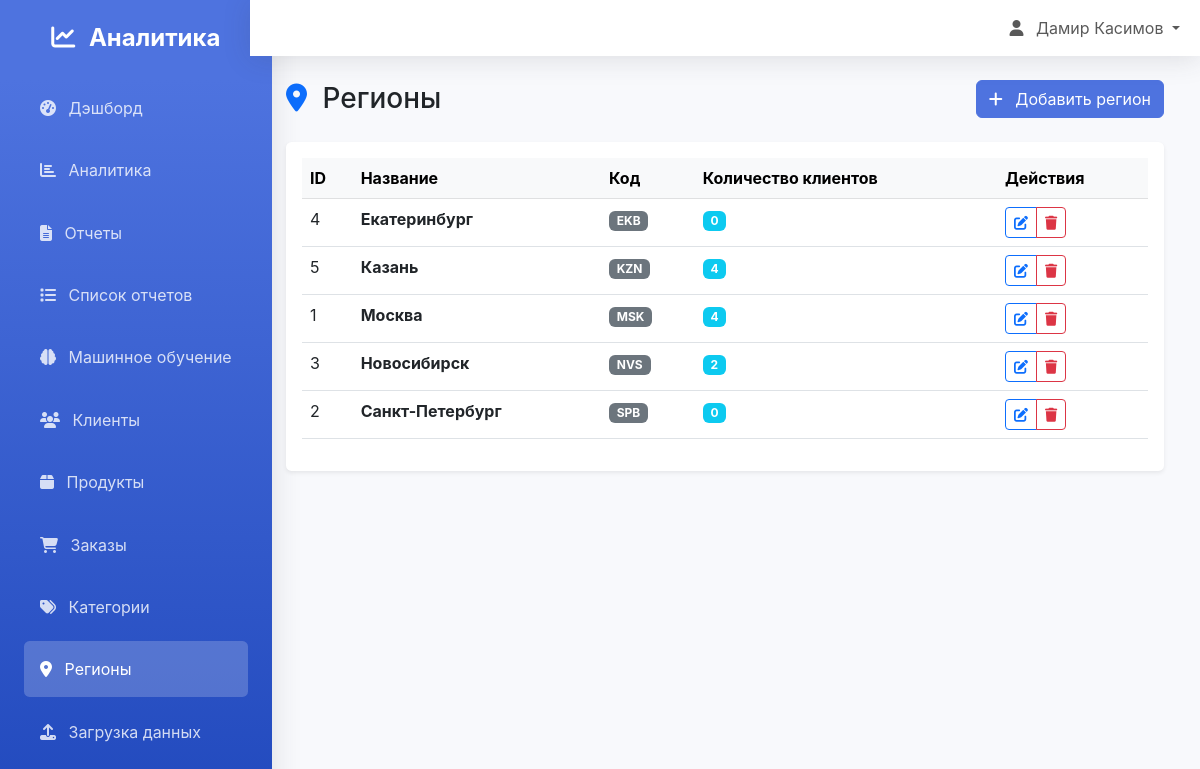
The page /regions/ (signed in) on the database its author committed.
### analytics/models.py (models this page shows, shortened)
class Region(models.Model):
    name = models.CharField(max_length=100, verbose_name="Название")
    code = models.CharField(max_length=10, unique=True, verbose_name="Код региона")
    population = models.IntegerField(default=0, verbose_name="Население")
    created_at = models.DateTimeField(auto_now_add=True, verbose_name="Дата создания")
    class Meta:
        verbose_name = "Регион"
        verbose_name_plural = "Регионы"
        ordering = ['name']

### analytics/views.py (the view)
# urls.py: path('regions/', views.RegionListView.as_view(), name='region_list'),
class RegionListView(LoginRequiredMixin, ListView):
    model = Region
    template_name = 'analytics/region_list.html'
    context_object_name = 'regions'

### templates/analytics/region_list.html (shortened to what this page needs)
{% extends 'base.html' %}
{% load static %}
{% block content %}
<div class="container-fluid">
    <div class="d-flex justify-content-between align-items-center mb-4">
        <h1 class="h3 mb-0">
            <i class="fas fa-map-marker-alt text-primary me-2"></i>
            Регионы
        </h1>
        <a href="{% url 'analytics:region_create' %}" class="btn btn-primary">
            <i class="fas fa-plus me-2"></i>
            Добавить регион
        </a>
    </div>
    <div class="card shadow-sm">
        <div class="card-body">
            {% if regions %}
                <div class="table-responsive">
                    <table class="table table-hover">
                        <thead class="table-light">
                            <tr>
                                <th>ID</th>
                                <th>Название</th>
                                <th>Код</th>
                                <th>Количество клиентов</th>
                                <th>Действия</th>
                            </tr>
                        </thead>
                        <tbody>
                            {% for region in regions %}
                            <tr>
                                <td>{{ region.id }}</td>
                                <td>
                                    <strong>{{ region.name }}</strong>
                                </td>
                                <td>
                                    <span class="badge bg-secondary">{{ region.code }}</span>
                                </td>
                                <td>
                                    <span class="badge bg-info">{{ region.customer_set.count }}</span>
                                </td>
                                <td>
                                    <div class="btn-group" role="group">
                                        <a href="{% url 'analytics:region_update' region.pk %}"
                                           class="btn btn-sm btn-outline-primary">
                                            <i class="fas fa-edit"></i>
                                        </a>
                                        <a href="{% url 'analytics:region_delete' region.pk %}"
                                           class="btn btn-sm btn-outline-danger">
                                            <i class="fas fa-trash"></i>
                                        </a>
                                    </div>
                                </td>
                            </tr>
                            {% endfor %}
                        </tbody>
                    </table>
                </div>
            {% endif %}
        </div>
    </div>
</div>
{% endblock %}

### templates/base.html (shortened to what this page needs)
<!DOCTYPE html>
<html lang="ru">
<head>
    <link href="https://cdn.jsdelivr.net/npm/bootstrap@5.3.0/dist/css/bootstrap.min.css" rel="stylesheet">
    <link rel="stylesheet" href="https://cdnjs.cloudflare.com/ajax/libs/font-awesome/6.4.0/css/all.min.css">
</head>
<body>
    <nav class="sidebar position-fixed" id="sidebar">
        <div class="p-4">
            <div class="text-center mb-4">
                <h4 class="text-white fw-bold">
                    <i class="fas fa-chart-line me-2"></i>
                    Аналитика
                </h4>
            </div>
            <ul class="nav flex-column">
                <li class="nav-item">
                    <a class="nav-link" href="{% url 'dashboard:dashboard' %}">
                        <i class="fas fa-tachometer-alt me-2"></i>
                        Дэшборд
                    </a>
                </li>
                <li class="nav-item">
                    <a class="nav-link" href="{% url 'dashboard:analytics' %}">
                        <i class="fas fa-chart-bar me-2"></i>
                        Аналитика
                    </a>
                </li>
                <li class="nav-item">
                    <a class="nav-link" href="{% url 'dashboard:reports' %}">
                        <i class="fas fa-file-alt me-2"></i>
                        Отчеты
                    </a>
                </li>
                <li class="nav-item">
                    <a class="nav-link" href="{% url 'analytics:report_list' %}">
                        <i class="fas fa-list me-2"></i>
                        Список отчетов
                    </a>
                </li>
                <li class="nav-item">
                    <a class="nav-link" href="{% url 'ml_models:dashboard' %}">
                        <i class="fas fa-brain me-2"></i>
                        Машинное обучение
                    </a>
                </li>
                <li class="nav-item">
                    <a class="nav-link" href="{% url 'analytics:customer_list' %}">
                        <i class="fas fa-users me-2"></i>
                        Клиенты
                    </a>
                </li>
                <li class="nav-item">
                    <a class="nav-link" href="{% url 'analytics:product_list' %}">
                        <i class="fas fa-box me-2"></i>
                        Продукты
                    </a>
                </li>
                <li class="nav-item">
                    <a class="nav-link" href="{% url 'analytics:order_list' %}">
                        <i class="fas fa-shopping-cart me-2"></i>
                        Заказы
                    </a>
                </li>
                <li class="nav-item">
                    <a class="nav-link" href="{% url 'analytics:category_list' %}">
                        <i class="fas fa-tags me-2"></i>
                        Категории
                    </a>
                </li>
                <li class="nav-item">
                    <a class="nav-link" href="{% url 'analytics:region_list' %}">
                        <i class="fas fa-map-marker-alt me-2"></i>
                        Регионы
                    </a>
                </li>
                <li class="nav-item">
                    <a class="nav-link" href="{% url 'analytics:data_upload' %}">
                        <i class="fas fa-upload me-2"></i>
                        Загрузка данных
                    </a>
                </li>
            </ul>
        </div>
    </nav>
    <div class="main-content">
        <nav class="navbar navbar-expand-lg navbar-light">
            <div class="container-fluid">
                <div class="navbar-nav ms-auto">
                    {% if user.is_authenticated %}
                        <div class="nav-item dropdown">
                            <a class="nav-link dropdown-toggle" href="#" id="navbarDropdown" role="button" data-bs-toggle="dropdown">
                                <i class="fas fa-user me-2"></i>
                                {{ user.get_full_name|default:user.username }}
                            </a>
                        </div>
                    {% else %}
                        <a class="nav-link" href="{% url 'login' %}">
                            <i class="fas fa-sign-in-alt me-2"></i>Войти
                        </a>
                    {% endif %}
                </div>
            </div>
        </nav>
        <div class="container-fluid p-4">
            {% block content %}{% endblock %}
        </div>
    </div>
</body>
</html>

### templates/base.html (style rules this page uses)
:root { --primary-color: #4e73df; --secondary-color: #858796; --success-color: #1cc88a; --info-color: #36b9cc; --warning-color: #f6c23e; --danger-color: #e74a3b; --dark-color: #5a5c69; }
body { font-family: 'Nunito', -apple-system, BlinkMacSystemFont, "Segoe UI", Roboto, "Helvetica Neue", Arial, sans-serif; background-color: #f8f9fc; }
.sidebar { min-height: 100vh; background: linear-gradient(180deg, var(--primary-color) 10%, #224abe 100%); box-shadow: 0 0.15rem 1.75rem 0 rgba(58, 59, 69, 0.15); }
.sidebar .nav-link { color: rgba(255, 255, 255, 0.8); padding: 1rem; border-radius: 0.35rem; margin: 0.2rem 0; transition: all 0.3s ease; }
.sidebar .nav-link.active { color: #fff; background-color: rgba(255, 255, 255, 0.2); }
.main-content { margin-left: 0; transition: margin-left 0.3s ease; }
@media (min-width: 768px) { .main-content { margin-left: 250px; } }
.card { border: none; border-radius: 0.35rem; box-shadow: 0 0.15rem 1.75rem 0 rgba(58, 59, 69, 0.15); }
.btn-primary { background-color: var(--primary-color); border-color: var(--primary-color); }
.navbar { background-color: #fff; box-shadow: 0 0.15rem 1.75rem 0 rgba(58, 59, 69, 0.15); }

### rows shown on the page
Region: id "4", name "Екатеринбург", code "EKB", customer_set.count "0"
Region: id "5", name "Казань", code "KZN", customer_set.count "4"
Region: id "1", name "Москва", code "MSK", customer_set.count "4"
Region: id "3", name "Новосибирск", code "NVS", customer_set.count "2"
Region: id "2", name "Санкт-Петербург", code "SPB", customer_set.count "0"

### other values the page prints
{{ user.get_full_name|default:user.username }} "Дамир Касимов"
